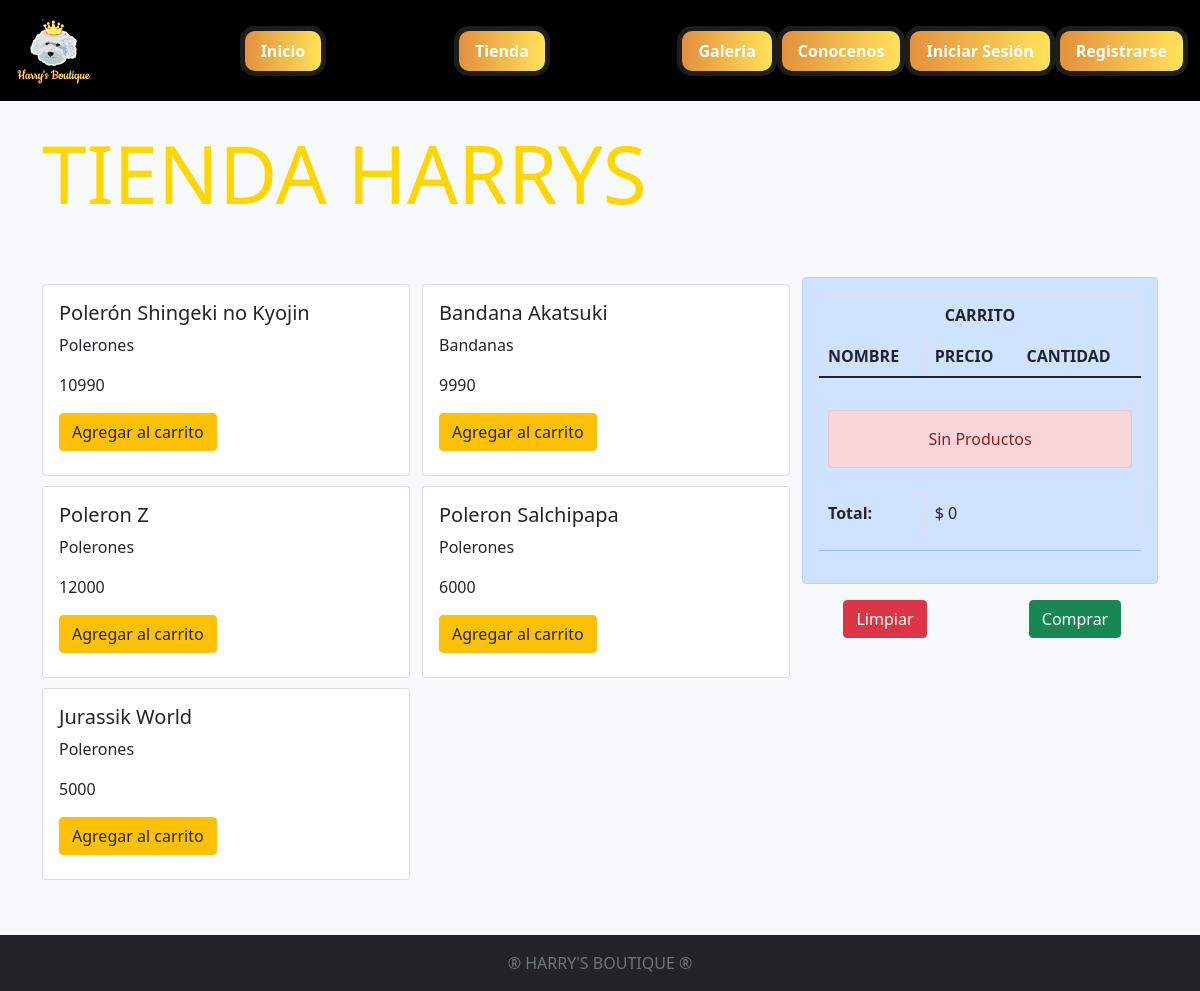
The app's page /tienda/ with its own data.
### core/models.py (models this page shows, shortened)
class Producto(models.Model):
    nombre = models.CharField(max_length=200)
    valor = models.IntegerField()
    anio = models.IntegerField()
    categoria = models.ForeignKey(Categoria, on_delete=CASCADE)
    descripcion = models.TextField(null=True, blank=True)
    fecha_publicacion = models.DateField()

class Categoria(models.Model):
    nombre = models.CharField(max_length=80)
    def __str__(self):
        return self.nombre

### core/views.py (the view)
# urls.py: path('tienda/', tienda, name="tienda"),
def tienda(request):
    productos = Producto.objects.all()
    return render(request,'harrys/tienda.html', {'productos':productos})

### core/context_processor.py (called while the page is built)
def total_carrito(request):
    total = 0
    if request.user.is_authenticated:
        if "carrito" in request.session.keys():
            for key, value in request.session["carrito"].items():
                total += int(value["acumulado"])
    return {"total_carrito": total}

### core/templates/harrys/tienda.html
{% extends 'harrys/base.html' %}
{% load static %}
{% block contenido %}
<div class="container">
    <br>
    <div class="row">
        <div class="col-12 align-self-centerr"><h1 class="display-1">TIENDA HARRYS</h1></div>
    </div>
    <div class="row">
        <div class="col-8">
            <div class="row" style="padding: 2px 0;">
                <div class="col-12">
                    <div class="row">
                        {% for producto in productos %}
                        <div class="col-6">
                            <div class="card" style="height:12rem; width:23rem; margin: 5px 0px;">
                                <div class="card-body">
                                    <h5 class="card-tittle">{{producto.nombre}}</h5>
                                    <p class="card-text">{{producto.categoria}}</p>
                                    <p class="card-text">{{producto.valor}}</p>
                                    <a href="{%url 'Add' producto.id %}" class="btn btn-warning">Agregar al carrito</a>
                                </div>
                            </div>
                        </div>
                        {% endfor %}
                    </div>
                </div>
            </div>
        </div>
        <div class="col-4">
            {% include "harrys/carrito.html" %}
        </div>
    </div>
</div>
{% endblock %}

### core/static/core/CSS/style.css (style rules this page uses)
:root { --color-blue-medium: #8fe2e4; --color-purple: #632ce7; --color-white: #FFFFFF; }
a { color:inherit !important; }
h1 { color: gold; }
.container > .row { margin-bottom: 3rem; }

### records on screen
Producto: nombre "Polerón Shingeki no Kyojin", categoria "Polerones", valor "10990"
Producto: nombre "Bandana Akatsuki", categoria "Bandanas", valor "9990"
Producto: nombre "Poleron Z", categoria "Polerones", valor "12000"
Producto: nombre "Poleron Salchipapa", categoria "Polerones", valor "6000"
Producto: nombre "Jurassik World", categoria "Polerones", valor "5000"

### other values on screen
{{ total_carrito }} "0"
